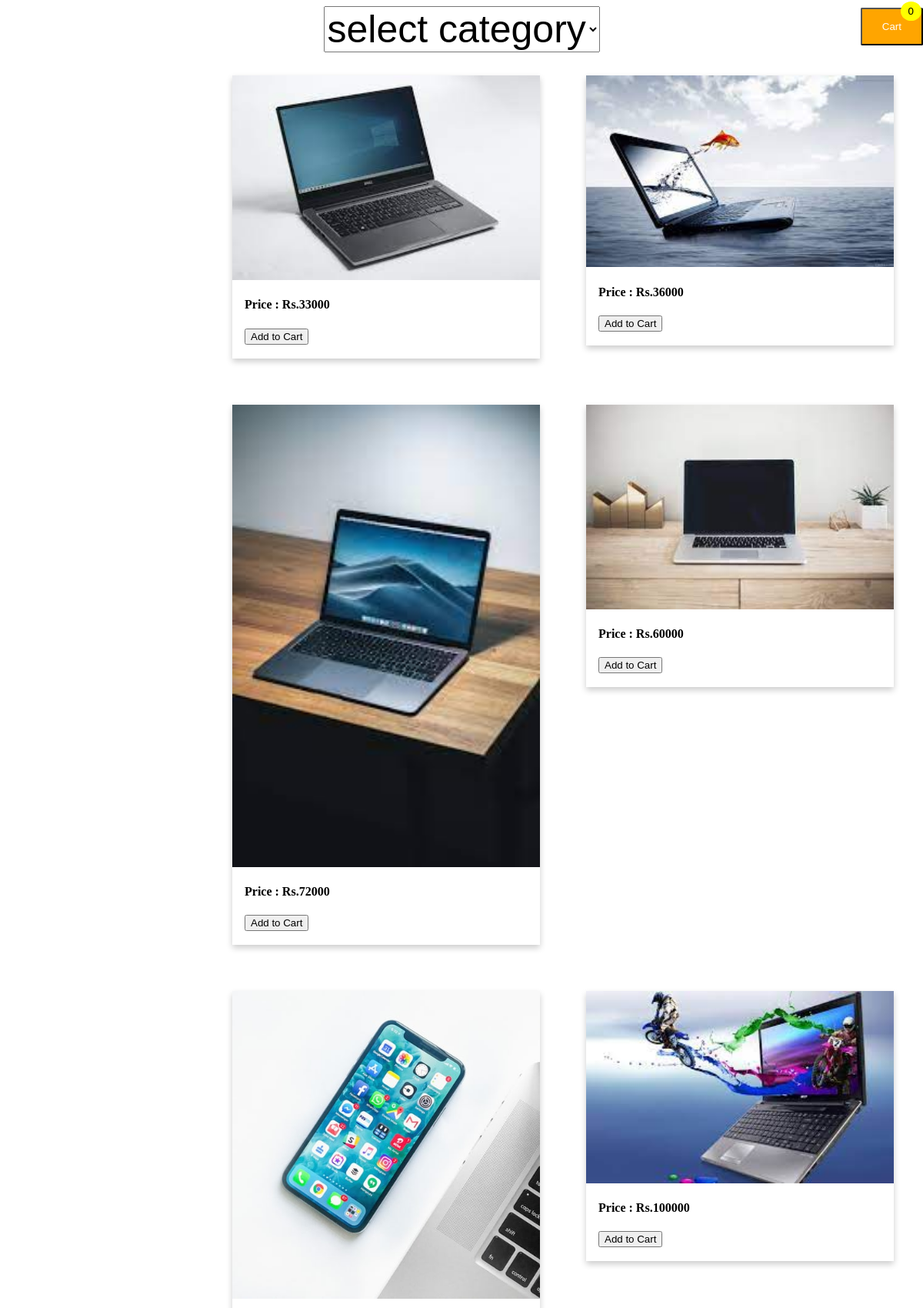
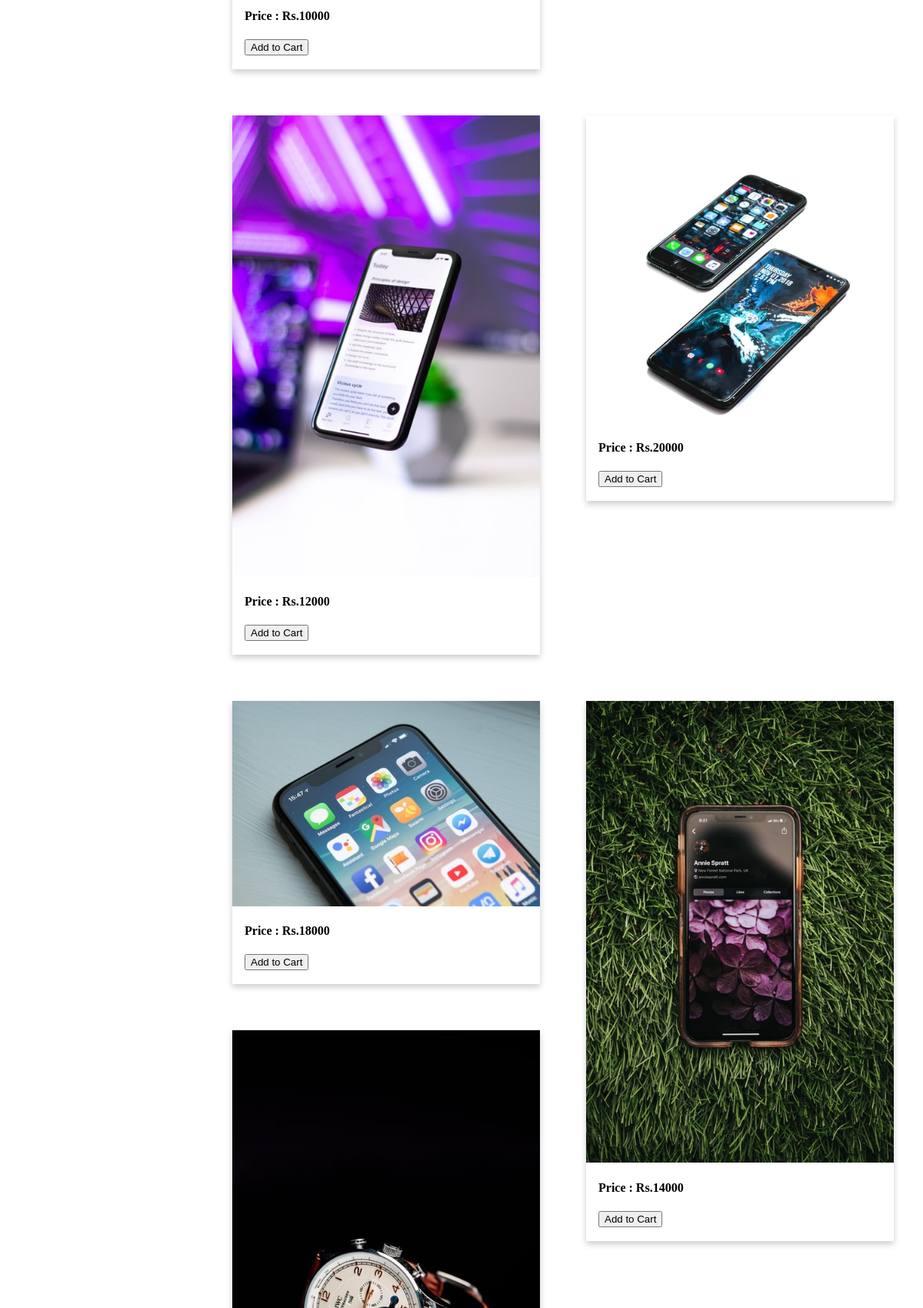
The page / (upper part) on the database its author committed (2 pictures, top to bottom).
### tables this page shows
CREATE TABLE `items` (
  `iid` int(11) NOT NULL,
  `name` varchar(20) DEFAULT NULL,
  `price` int(11) DEFAULT NULL,
  `category` varchar(30) DEFAULT NULL
);

### index.php (the view, shortened to what this page needs)
<html>
 <head>
 </head>
 <body>
   <button onclick="getcart()" id="bt1" class="c1"><span>Cart</span><span class="c2" id="update">0</span></button>
   <center><select style="font-size:50px;" onchange="getItem(this.value)" id="select1"><option value="">select category</option>
    </select></center>
  <?php
    $server="localhost";
    $user="root";
    $pass="";
    $db="task";
    $con=new mysqli($server,$user,$pass,$db);
    if($con->connect_error)
     {
      echo "unable to connect database";
     }
   else
    {
      $sql="select * from items";
      $result=$con->query($sql);
      if($result->num_rows>0)
       {
         echo "<div id='div1'>";
        while($row=$result->fetch_assoc())
        {
          echo '<div class="cdiv">';
          echo '<img src="'.$row['name'].'.jpg" id="'.$row['iid'].'" class="img1">';
          echo '<div class="pdiv">';
          echo '<h4><b>Price : Rs.'.$row['price'].'</b></h4>';
          echo '<p><button onclick="addcart('.$row['iid'].')">Add to Cart</button></p>';
          echo '</div>';
          echo '</div>';
        }
      echo "</div>";
       }
    }
  ?>
 </body>
</html>

### index.php (style rules this page uses)
.img1 { width:100%; }
.c1 { background-color:orange; color:white; padding:15px 26px; position:fixed; top:10px; right:0px; display:inline-block; border-radius:2px; }
.c2 { position:absolute; top:-10px; right:0px; padding:5px 10px; border-radius:50%; background:yellow; color:black; }
.cdiv { width:400px; margin:30px; box-shadow:0 4px 8px 0 rgba(0,0,0,0.2); transition:0.3s; float:right; }
.pdiv { padding:2px 16px; }

### rows shown on the page
items: shows a picture, price "36000"
items: shows a picture, price "33000"
items: shows a picture, price "60000"
items: shows a picture, price "72000"
items: shows a picture, price "100000"
items: shows a picture, price "10000"
items: shows a picture, price "20000"
items: shows a picture, price "12000"
items: shows a picture, price "14000"
items: shows a picture, price "18000"
items: shows a picture
